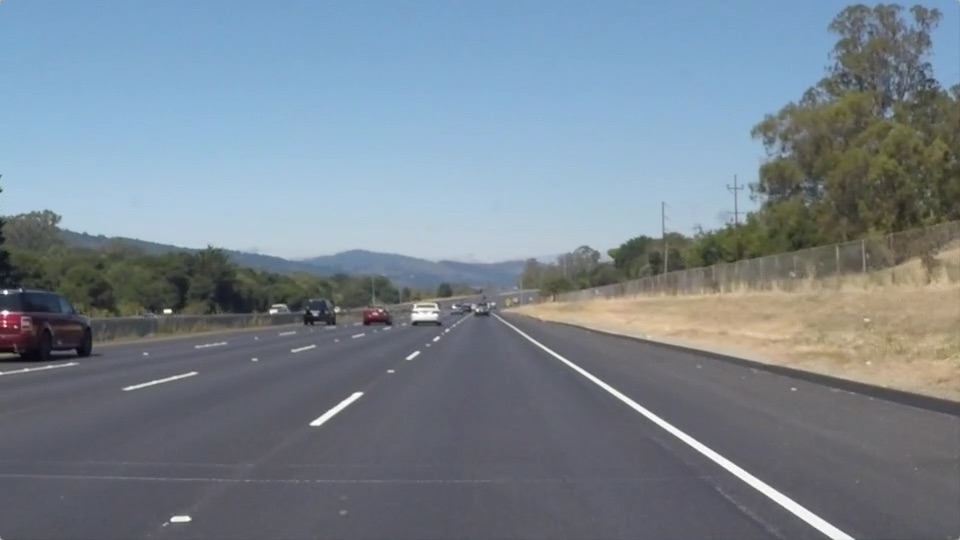
#> input picture test_images/solidWhiteRight.jpg, 960 x 540 px
$ jupyter execute --allow-errors P1.ipynb   (shell and % lines are left out)
#> lines starting #> are read from the running program, lines starting #| are printed output that depends on the picture; after the words box and inside, x2 and y2 are one past the last pixel; in counts of white or black regions, pixels touching at a corner belong together
# Self-Driving Car Engineer Nanodegree

## Project: **Finding Lane Lines on the Road**
***
In this project, you will use the tools you learned about in the lesson to identify lane lines on the road.  You can develop your pipeline on a series of individual images, and later apply the result to a video stream (really just a series of images). Check out the video clip "raw-lines-example.mp4" (also contained in this repository) to see what the output should look like after using the helper functions below.

Once you have a result that looks roughly like "raw-lines-example.mp4", you'll need to get creative and try to average and/or extrapolate the line segments you've detected to map out the full extent of the lane lines.  You can see an example of the result you're going for in the video "P1_example.mp4".  Ultimately, you would like to draw just one line for the left side of the lane, and one for the right.

In addition to implementing code, there is a brief writeup to complete. The writeup should be completed in a separate file, which can be either a markdown file or a pdf document. There is a [write up template](https://github.com/udacity/CarND-LaneLines-P1/blob/master/writeup_template.md) that can be used to guide the writing process. Completing both the code in the Ipython notebook and the writeup template will cover all of the [rubric points](https://review.udacity.com/#!/rubrics/322/view) for this project.

---
Let's have a look at our first image called 'test_images/solidWhiteRight.jpg'.  Run the 2 cells below (hit Shift-Enter or the "play" button above) to display the image.

**Note: If, at any point, you encounter frozen display windows or other confounding issues, you can always start again with a clean slate by going to the "Kernel" menu above and selecting "Restart & Clear Output".**

---

**The tools you have are color selection, region of interest selection, grayscaling, Gaussian smoothing, Canny Edge Detection and Hough Tranform line detection.  You  are also free to explore and try other techniques that were not presented in the lesson.  Your goal is piece together a pipeline to detect the line segments in the image, then average/extrapolate them and draw them onto the image for display (as below).  Once you have a working pipeline, try it out on the video stream below.**

---

<figure>

 <figcaption>
 <p></p>
 <p style="text-align: center;"> Your output should look something like this (above) after detecting line segments using the helper functions below </p>
 </figcaption>
</figure>
 <p></p>
<figure>

 <figcaption>
 <p></p>
 <p style="text-align: center;"> Your goal is to connect/average/extrapolate line segments to get output like this</p>
 </figcaption>
</figure>

**Run the cell below to import some packages.  If you get an `import error` for a package you've already installed, try changing your kernel (select the Kernel menu above --> Change Kernel).  Still have problems?  Try relaunching Jupyter Notebook from the terminal prompt.  Also, consult the forums for more troubleshooting tips.**

## Import Packages

[cell 1]
#importing some useful packages
import matplotlib.pyplot as plt
import matplotlib.image as mpimg
import numpy as np
import cv2

## Read in an Image

[cell 2]
#reading in an image
image = mpimg.imread('test_images/solidWhiteRight.jpg')
#> image is the input picture: shape (540, 960, 3); mean R, G, B 120.3, 132.6, 143.7

#printing out some stats and plotting
print('This image is:', type(image), 'with dimensions:', image.shape)
#| This image is: <class 'numpy.ndarray'> with dimensions: (540, 960, 3)
plt.imshow(image)  # if you wanted to show a single color channel image called 'gray', for example, call as plt.imshow(gray, cmap='gray')

## Ideas for Lane Detection Pipeline

**Some OpenCV functions (beyond those introduced in the lesson) that might be useful for this project are:**

`cv2.inRange()` for color selection
`cv2.fillPoly()` for regions selection
`cv2.line()` to draw lines on an image given endpoints
`cv2.addWeighted()` to coadd / overlay two images
`cv2.cvtColor()` to grayscale or change color
`cv2.imwrite()` to output images to file
`cv2.bitwise_and()` to apply a mask to an image

**Check out the OpenCV documentation to learn about these and discover even more awesome functionality!**

## Helper Functions

Below are some helper functions to help get you started. They should look familiar from the lesson!

[cell 3]
import math

def grayscale(img):
    """Applies the Grayscale transform
    This will return an image with only one color channel
    but NOTE: to see the returned image as grayscale
    (assuming your grayscaled image is called 'gray')
    you should call plt.imshow(gray, cmap='gray')"""
    return cv2.cvtColor(img, cv2.COLOR_BGR2GRAY)
    # Or use BGR2GRAY if you read an image with cv2.imread()
    # return cv2.cvtColor(img, cv2.COLOR_BGR2GRAY)

def canny(img, low_threshold, high_threshold):
    """Applies the Canny transform"""
    return cv2.Canny(img, low_threshold, high_threshold)

def gaussian_blur(img, kernel_size):
    """Applies a Gaussian Noise kernel"""
    return cv2.GaussianBlur(img, (kernel_size, kernel_size), 0)

def region_of_interest(img, vertices):
    """
    Applies an image mask.

    Only keeps the region of the image defined by the polygon
    formed from `vertices`. The rest of the image is set to black.
    """
    #defining a blank mask to start with
    mask = np.zeros_like(img)

    #defining a 3 channel or 1 channel color to fill the mask with depending on the input image
    if len(img.shape) > 2:
        channel_count = img.shape[2]  # i.e. 3 or 4 depending on your image
        ignore_mask_color = (255,) * channel_count
    else:
        ignore_mask_color = 255

    #filling pixels inside the polygon defined by "vertices" with the fill color
    cv2.fillPoly(mask, vertices, ignore_mask_color)

    #returning the image only where mask pixels are nonzero
    masked_image = cv2.bitwise_and(img, mask)
    return masked_image


# [31 lines left out: functions draw_lines, hough_lines, not called in this run]

# Python 3 has support for cool math symbols.

def weighted_img(img, initial_img, a=0.8, b=1., c=0.):
    """
    `img` is the output of the hough_lines(), An image with lines drawn on it.
    Should be a blank image (all black) with lines drawn on it.

    `initial_img` should be the image before any processing.

    The result image is computed as follows:

    initial_img * α + img * β + γ
    NOTE: initial_img and img must be the same shape!
    """
    return cv2.addWeighted(initial_img, a, img, b, c)

## Test Images

Build your pipeline to work on the images in the directory "test_images"
**You should make sure your pipeline works well on these images before you try the videos.**

[cell 4]
import os
os.listdir("test_images/")

## Build a Lane Finding Pipeline

Build the pipeline and run your solution on all test_images. Make copies into the `test_images_output` directory, and you can use the images in your writeup report.

Try tuning the various parameters, especially the low and high Canny thresholds as well as the Hough lines parameters.

[cell 5]
import math
def image_apply_mask(image, mask):
    return cv2.bitwise_and(image, image, mask=mask)

def image_select_color_range(image, color_low, color_high):
    image_HSV = cv2.cvtColor(image, cv2.COLOR_RGB2HSV)
    mask = cv2.inRange(image_HSV, color_low, color_high)
    img = image_apply_mask(image, mask=mask)
    return img

def image_region_of_interest(image, h_factors, v_factors):
    H = image.shape[0]
    W = image.shape[1]
    vertices = np.array([[
        (int(W*h_factors[i]), int(H*v_factors[i])) for i in range(0, len(h_factors))
    ]], dtype=np.int32)
    image_with_masked_edges = region_of_interest(image, vertices)
    return image_with_masked_edges

def image_draw_lines(img, lines,
                     angle_range_in_degrees=[25.0, 40.0],
                     color=[255, 0, 0],
                     thickness=8):
    left = 0
    right = 1
    laneX = [[],[]]
    laneY = [[],[]]

    min_angle = angle_range_in_degrees[0]*np.pi/180.0
    max_angle = angle_range_in_degrees[1]*np.pi/180.0

    for line in lines:
        for x1,y1,x2,y2 in line:
            theta = math.atan2(y2-y1, x2-x1)
            if theta > 0:
                side = left
            else:
                side = right

            if (abs(theta)>=min_angle and abs(theta)<=max_angle):
                laneX[side].append(x1)
                laneX[side].append(x2)
                laneY[side].append(y1)
                laneY[side].append(y2)
            else:
                pass


    if len(laneX[left]) == 0 or len(laneY[left]) == 0 or len(laneX[right]) == 0 or len(laneY[right]) == 0:
        pass
    else:
        poly_l = np.polyfit(laneX[left], laneY[left], 1)
        poly_r = np.polyfit(laneX[right], laneY[right], 1)

        # left lane equation y = m_l * x + b_l
        # right lane equation y = m_r * x + b_r

        m_l = poly_l[0]
        b_l = poly_l[1]
        m_r = poly_r[0]
        b_r = poly_r[1]

        intersection_point = np.linalg.solve([[m_l, -1],[m_r, -1]], [-b_l, -b_r])
        left_point = math.ceil(np.polyval(poly_l, 0))
        right_point = math.ceil(np.polyval(poly_r, img.shape[1]))

        maxY = img.shape[0]

        left_lane_p1 = (int((maxY-b_l)/m_l), maxY)
        left_lane_p2 = (int(intersection_point[0]), int(intersection_point[1]))
        left_lane = [left_lane_p1, left_lane_p2]

        right_lane_p1 = (int((maxY-b_r)/m_r), maxY)
        right_lane_p2 = (int(intersection_point[0]), int(intersection_point[1]))
        right_lane = [right_lane_p1, right_lane_p2]

        cv2.line(img, left_lane[0], left_lane[1], color, thickness)
        cv2.line(img, right_lane[0], right_lane[1], color, thickness)


def image_hough_lines(img, rho, theta, threshold, min_line_len, max_line_gap):
    lines = cv2.HoughLinesP(img, rho, theta, threshold, np.array([]),
                            minLineLength=min_line_len,
                            maxLineGap=max_line_gap)
    line_img = np.zeros((img.shape[0], img.shape[1], 3), dtype=np.uint8)
    image_draw_lines(line_img, lines)
    return line_img

def image_hough_transform(image, rho, threshold, min_line_length, max_line_gap):
    ignore_color = np.zeros(image.shape, dtype=np.uint8)
    original_image = np.dstack((image, ignore_color, ignore_color))
    img_hough_lines = image_hough_lines(image, rho, np.pi/180.0, threshold, min_line_length, max_line_gap)
    return img_hough_lines

[cell 6]
from IPython.display import display, HTML
config = dict(
    color_low = np.array([0, 0, 220]),
    color_high = np.array([255, 255, 255]),
    gauss_kernel = 5,
    canny_low = 50,
    canny_high = 150,
    polyX = [0.00, 0.50, 0.60, 1.00],
    polyY = [1.00, 0.55, 0.60, 1.00],
    hough_rho = 1, # distance resolution in pixels of the hough-grid
    hough_threshold = 10, # minimum number of intersections in hough-grid cell
    hough_min_line_length = 50, # minimum number of pixels making up a line
    hough_max_line_gap = 100, # maximum gap in pixels between connectable line segments
    output_filebase = "output_images/"
)

def process_image_merged(image, write_to_file=False, filename=""):

    image_color_range_selected = image_select_color_range(image, config['color_low'], config['color_high'])
    image_gray = grayscale(image_color_range_selected)
    image_blurred_gray = gaussian_blur(image_gray, config['gauss_kernel'])
    image_with_canny_edges = canny(image_blurred_gray, config['canny_low'], config['canny_high'])
    image_with_masked_edges = image_region_of_interest(image_with_canny_edges, config['polyX'], config['polyY'])
    line_image = image_hough_transform(
        image_with_masked_edges,
        config['hough_rho'],
        config['hough_threshold'],
        config['hough_min_line_length'],
        config['hough_max_line_gap'])

    image_merged = weighted_img(line_image, image)

    if write_to_file==True:
        output_images = []

        def save_file(img, suffix):
            output_filepath = config['output_filebase'] + filename[:-4] + suffix;
            output_images.append(output_filepath)
            plt.imsave(output_filepath, img)

        save_file(image, "_original.jpg")
        save_file(image_color_range_selected, "_color_selected.jpg")
        save_file(image_gray, "_gray.jpg")
        save_file(image_blurred_gray, "_blur.jpg")
        save_file(image_with_canny_edges, "_canny.jpg")
        save_file(image_with_masked_edges, "_masked.jpg")
        save_file(line_image, "_hough.jpg")
        save_file(image_merged, "_merged.jpg")

        return image_merged, output_images
    else:
        return image_merged

[cell 7]
import os
input_dir = "test_images"
output_dir = "output_images"
files = os.listdir(input_dir + "/")

for filename in files:
    image_filepath = input_dir + "/" + filename
    image = cv2.imread(image_filepath)
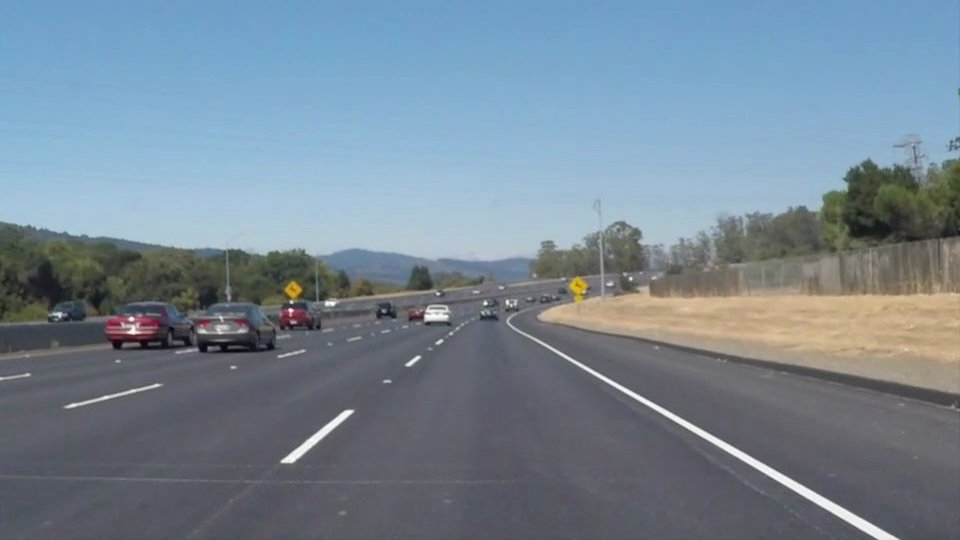
#> input picture test_images/solidWhiteCurve.jpg, 960 x 540 px
#> image is the input picture: shape (540, 960, 3); mean B, G, R 148.1, 134.5, 118.5
    print('Image: ', image_filepath, ' dimensions: ', image.shape)
#| Image:  test_images/solidWhiteCurve.jpg  dimensions:  (540, 960, 3)

    # process image
    processed_image, output_images = process_image_merged(image, write_to_file=True, filename=filename)
#> in image_select_color_range, `mask = cv2.inRange(image_HSV, color_low, color_high)`:
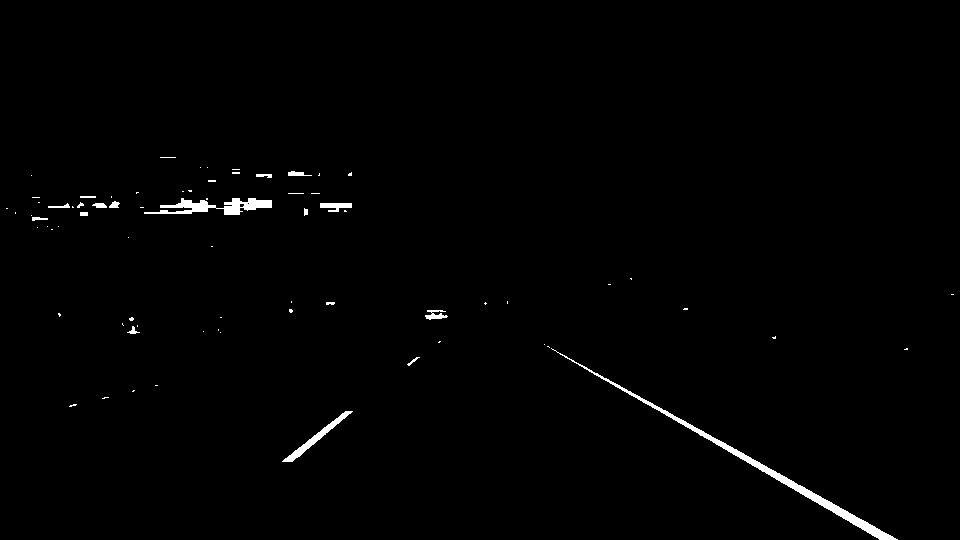
#> mask: shape (540, 960); 0.9% white; 73 white regions (55 under 20 px), largest, box (x1, y1, x2, y2) and area: (551, 348, 898, 540) 2032, (144, 198, 272, 215) 1002, (282, 411, 353, 462) 500
#> in region_of_interest, `masked_image = cv2.bitwise_and(img, mask)`:
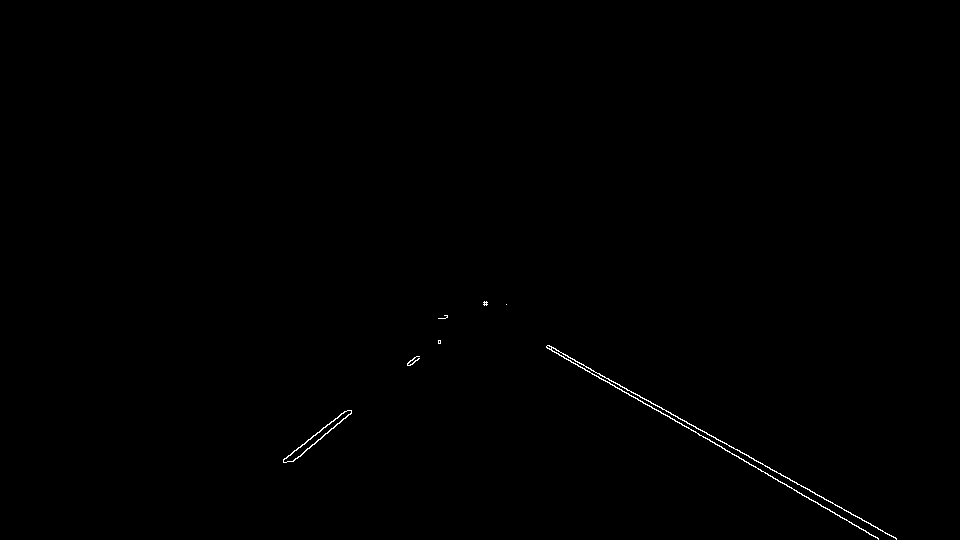
#> masked_image: shape (540, 960); 0.26% white in thin lines or dots, all inside (x1, y1, x2, y2) = (283, 301, 897, 540)
#> in image_hough_lines, `lines = cv2.HoughLinesP(img, rho, theta, threshold, np.array([]), minL..`: lines = [[546, 347, 878, 539], [548, 345, 896, 538], [546, 346, 877, 537], [547, 345, 895, 538], [291, 461, 486, 303], [283, 460, 486, 301], [293, 461, 487, 304], [286, 462, 484, 301], [344, 411, 419, 356]]
#> the loop in image_draw_lines, `for line in lines:` made 9 passes
#> in image_draw_lines, `cv2.line(img, right_lane[0], right_lane[1], color, thickness)`:
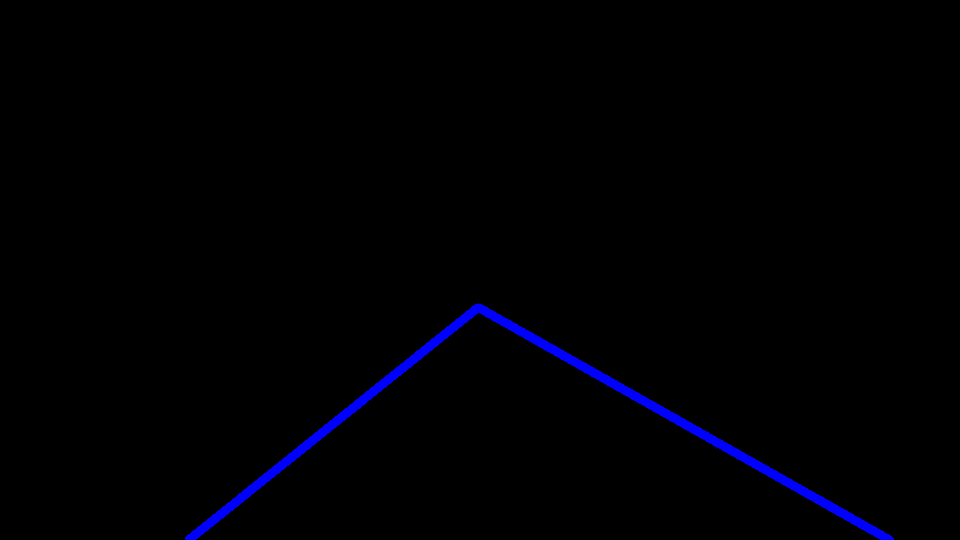
#> img: shape (540, 960, 3); mean of channels 0, 1, 2 3.7, 0, 0; drawn as B, G, R
#> in weighted_img, `return cv2.addWeighted(initial_img, a, img, b, c)`:
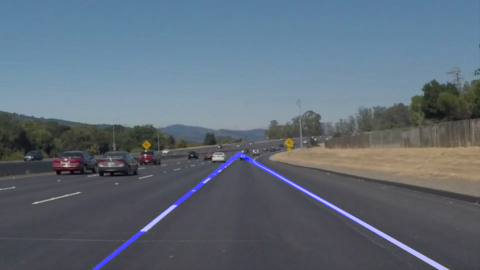
#> returned value: shape (540, 960, 3) (shown at 1/2 size); mean of channels 0, 1, 2 120.3, 107.6, 94.8; drawn as B, G, R
#> in save_file, `plt.imsave(output_filepath, img)`:
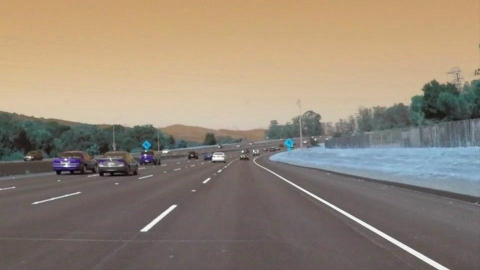
#> saved as solidWhiteCurve_original.jpg: shape (540, 960, 3) (shown at 1/2 size); mean R, G, B 148.2, 134.4, 118.5
#> call 4 of save_file, with suffix = '_blur.jpg'
#> in save_file (call 4), `plt.imsave(output_filepath, img)`:
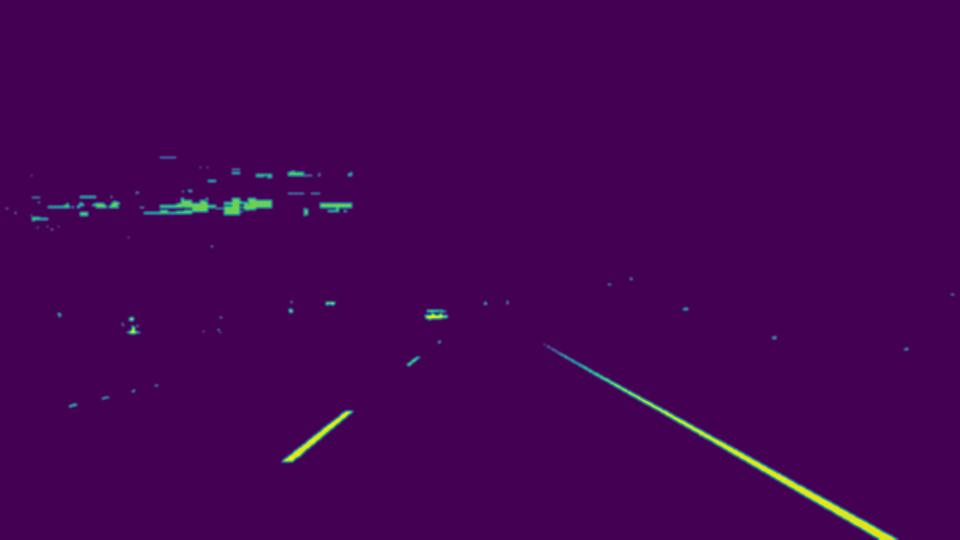
#> saved as solidWhiteCurve_blur.jpg: shape (540, 960, 3); mean R, G, B 68.4, 2.3, 83.4
#> (the rest of the program and of its run is left out)
